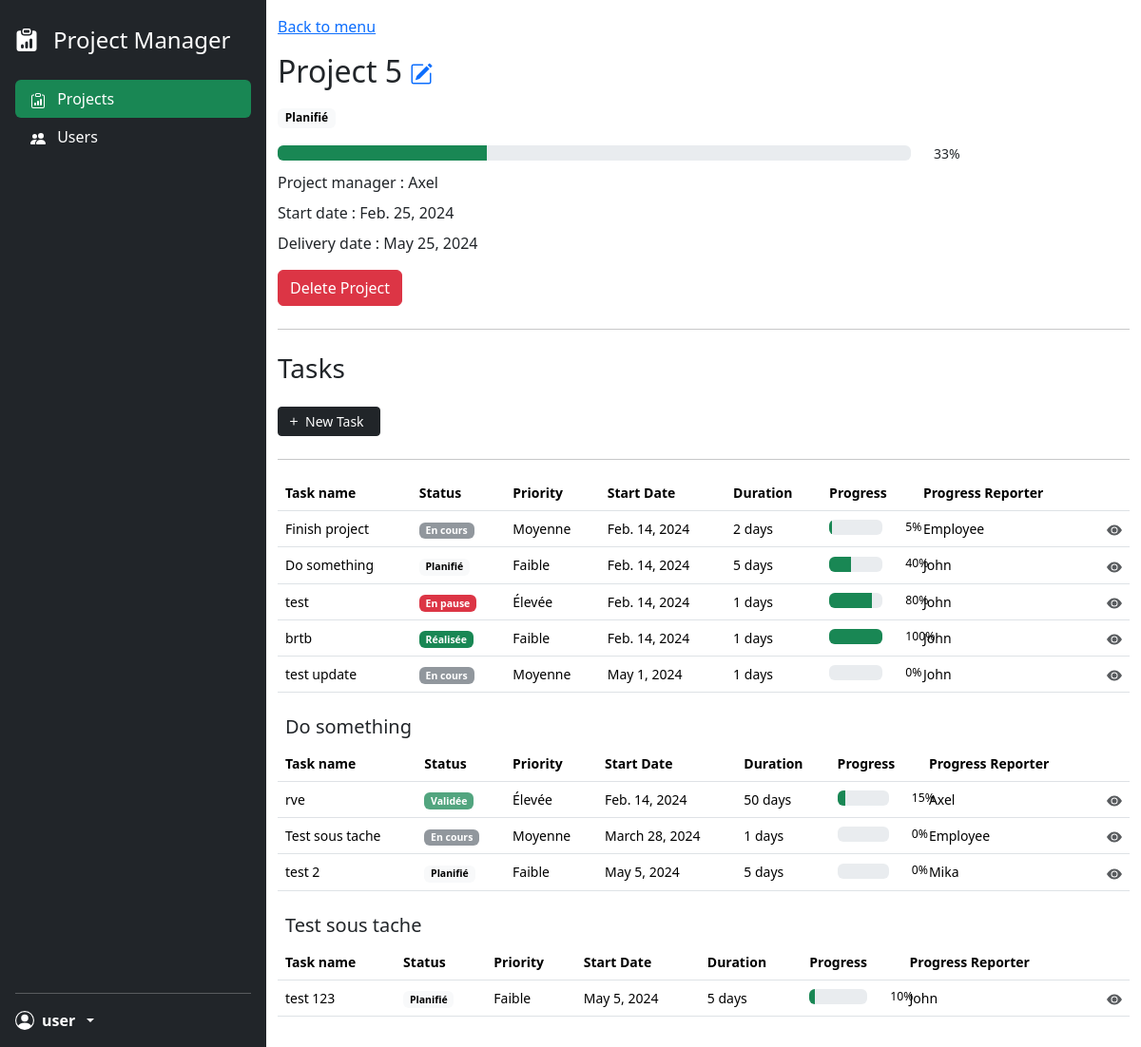
Screenshot of /projects/8/ with the database file from the repository.
### project_app/models.py (models this page shows, shortened)
class Project(models.Model):
    STATUS_CHOICES = (
        ('paused', 'En pause'),
        ('planned', 'Planifié'),
        ('pending', 'En cours'),
        ('delivered', 'Livré'),
    )
    project_name = models.CharField(max_length=100)
    start_date = models.DateField(default=timezone.now)
    delivery_date = models.DateField()
    status = models.CharField(max_length=20, choices=STATUS_CHOICES)
    progress_percentage = models.IntegerField(default=0)
    project_manager = models.ForeignKey(User, on_delete=models.CASCADE, related_name='projects_managed')

class User(models.Model):
    ROLE_CHOICES = (
        ('manager', 'Manager'),
        ('employee', 'Employee'),
    )
    username = models.CharField(max_length=100)
    email = models.EmailField(unique=True)
    user_role = models.CharField(max_length=20, choices=ROLE_CHOICES)
    password = models.CharField(max_length=255)
    def __str__(self):
        return self.username

class Task(models.Model):
    STATUS_CHOICES = (
        ('paused', 'En pause'),
        ('planned', 'Planifié'),
        ('ongoing', 'En cours'),
        ('completed', 'Réalisée'),
        ('validated', 'Validée'),
    )
    PRIORITY_CHOICES = (
        ('low', 'Faible'),
        ('medium', 'Moyenne'),
        ('high', 'Élevée'),
    )
    task_name = models.CharField(max_length=100)
    description = models.TextField()
    priority = models.CharField(max_length=20, choices=PRIORITY_CHOICES)
    start_date = models.DateField()
    duration = models.IntegerField()
    status = models.CharField(max_length=20, choices=STATUS_CHOICES)
    completion_percentage = models.IntegerField(default=0)
    project = models.ForeignKey('Project', on_delete=models.CASCADE)
    assigned_to = models.ManyToManyField(User, related_name='assigned_tasks')
    progress_reporter = models.ForeignKey(User, on_delete=models.CASCADE, related_name='progress_reports')
    parent_task = models.ForeignKey('self', on_delete=models.CASCADE, null=True, blank=True, related_name='sub_tasks')
    def __str__(self):
        return self.task_name

### project_app/views.py (the view)
# urls.py: path('projects/<int:project_id>/', views.project_details, name='project_details'),
def project_details(request, project_id):
    project = get_object_or_404(Project, pk=project_id)
    tasks = project.task_set.all().order_by('parent_task_id')  # Ensure tasks are ordered by parent task
    grouped_tasks = {}
    for parent_task, task_group in groupby(tasks, key=lambda x: x.parent_task):
        if parent_task is not None:
            grouped_tasks[parent_task] = list(task_group)
        else:
            grouped_tasks["None"] = list(task_group)
    return render(request, 'project/project_details.html', {'project': project, 'grouped_tasks': grouped_tasks})

### templates/project/project_details.html (shortened to what this page needs)
{% load static %}
<!DOCTYPE html>
<html lang="en">
<head>
    <link href="{% static 'css/style.css' %}" rel="stylesheet">
    <link href="{% static 'css/bootstrap.min.css' %}" rel="stylesheet">
</head>
<body>
<div class="container-fluid">
    <div class="row flex-sm-nowrap">
        <div class="d-flex flex-column flex-shrink-0 p-3 text-bg-dark min-vh-100" style="width: 280px;">
            <a href="/" class="navbar-brand d-flex gap-3 mb-4 mt-2">
                <span class="fs-4">Project Manager</span>
            </a>
            <ul class="nav nav-pills flex-column mb-auto">
                <li class="nav-item">
                    <a href="/" class="nav-link text-white current">
                        Projects
                    </a>
                </li>
                <li>
                    <a href="#" class="nav-link text-white">
                        Users
                    </a>
                </li>
            </ul>
            <hr>
            <div class="dropdown">
                <a href="#" class="d-flex align-items-center gap-2 text-white text-decoration-none dropdown-toggle"
                   data-bs-toggle="dropdown" aria-expanded="false">
                    <svg xmlns="http://www.w3.org/2000/svg" width="1.25rem" fill="currentColor" viewBox="0 0 16 16">
                        <path d="M11 6a3 3 0 1 1-6 0 3 3 0 0 1 6 0"></path>
                        <path fill-rule="evenodd"
                              d="M0 8a8 8 0 1 1 16 0A8 8 0 0 1 0 8m8-7a7 7 0 0 0-5.468 11.37C3.242 11.226 4.805 10 8 10s4.757 1.225 5.468 2.37A7 7 0 0 0 8 1"></path>
                    </svg>
                    <strong>user</strong>
                </a>
            </div>
        </div>
        <div class="col py-3">
            <a href="/">Back to menu</a>
            <h2 class="my-3">
                {{ project.project_name }}
                <span>
                    <a href="{% url 'edit_project' project.id %}">
                    </a>
                </span>
            </h2>
            <div class="mb-3">
                {% if project.status == 'pending' %}
                <span class="badge text-bg-secondary">En attente</span>
                {% elif project.status == 'delivered' %}
                <span class="badge text-bg-success">Livré</span>
                {% elif project.status == 'planned' %}
                <span class="badge text-bg-light">Planifié</span>
                {% elif project.status == 'paused' %}
                <span class="badge text-bg-danger">En pause</span>
                {% endif %}
            </div>
            <div class="row align-items-center">
                <div class="col">
                    <div class="progress" role="progressbar" aria-valuenow="{{ project.progress_percentage }}" aria-valuemin="0" aria-valuemax="100">
                        <div class="progress-bar bg-success" style="width: {{ project.progress_percentage }}%"></div>
                    </div>
                </div>
                <small class="col-3">{{ project.progress_percentage }}%</small>
            </div>
            <p class="my-2">Project manager : {{ project.project_manager }}</p>
            <p class="my-2">Start date : {{ project.start_date }}</p>
            <p class="my-2">Delivery date : {{ project.delivery_date }}</p>
            <form id="deleteProjectForm" method="post" action="{% url 'delete_project' project.id %}">
                <button class="btn btn-danger my-2" type="button" id="deleteProjectButton">Delete Project</button>
            </form>
            <hr>
            <h3 class="mt-4">Tasks</h3>
            <div class="my-4">
                <a class="btn btn-dark btn-sm d-inline-flex" type="button"
                   href="{% url 'add_task_to_project' project.id %}">
                    <svg class="me-1" xmlns="http://www.w3.org/2000/svg" width="16" fill="currentColor"
                         viewBox="0 0 16 16">
                        <path d="M8 4a.5.5 0 0 1 .5.5v3h3a.5.5 0 0 1 0 1h-3v3a.5.5 0 0 1-1 0v-3h-3a.5.5 0 0 1 0-1h3v-3A.5.5 0 0 1 8 4"></path>
                    </svg>
                    <span class="me-2">New Task</span>
                </a>
            </div>
            <hr>
            {% for parent_task, tasks in grouped_tasks.items %}
                {% if parent_task != "None" %}
                    <h5 class="m-2">{{ parent_task }}</h5>
                {% endif %}
                <div class="table-responsive small">
                    <table class="table table-hover">
                        <thead>
                        <tr>
                            <th>Task name</th>
                            <th>Status</th>
                            <th>Priority</th>
                            <th>Start Date</th>
                            <th>Duration</th>
                            <th>Progress</th>
                            <th>Progress Reporter</th>
                            <th></th>
                        </tr>
                        </thead>
                        <tbody>
                        {% for task in tasks %}
                            <tr>
                                <td>{{ task.task_name }}</td>
                                <td>
                                    {% if task.status == 'paused' %}
                                        <span class="badge text-bg-danger">En pause</span>
                                    {% elif task.status == 'planned' %}
                                        <span class="badge text-bg-light">Planifié</span>
                                    {% elif task.status == 'ongoing' %}
                                        <span class="badge text-bg-secondary bg-opacity-75">En cours</span>
                                    {% elif task.status == 'completed' %}
                                        <span class="badge text-bg-success">Réalisée</span>
                                    {% elif task.status == 'validated' %}
                                        <span class="badge text-bg-success bg-opacity-75">Validée</span>
                                    {% endif %}
                                </td>
                                <td>
                                    {% if task.priority == 'low' %}
                                        Faible
                                    {% elif task.priority == 'medium' %}
                                        Moyenne
                                    {% elif task.priority == 'high' %}
                                        Élevée
                                    {% endif %}
                                </td>
                                <td>{{ task.start_date }}</td>
                                <td>{{ task.duration }} days</td>
                                <td>
                                    <div class="row align-items-center">
                                        <div class="col">
                                            <div class="progress" role="progressbar"
                                                 aria-valuenow="{{ task.completion_percentage }}" aria-valuemin="0"
                                                 aria-valuemax="100">
                                                <div class="progress-bar bg-success"
                                                     style="width: {{ task.completion_percentage }}%"></div>
                                            </div>
                                        </div>
                                        <small class="col-3">{{ task.completion_percentage }}%</small>
                                    </div>
                                </td>
                                <td>{{ task.progress_reporter.username }}</td>
                                <td class="text-end">
                                    <a href="{% url 'task_details' task.id %}" class="link-dark opacity-75">
                                        <svg xmlns="http://www.w3.org/2000/svg" width="16" height="16"
                                             fill="currentColor" class="bi bi-info-circle" viewBox="0 0 16 16">
                                            <title>{{ task.task_name }} details</title>
                                            <path d="M10.5 8a2.5 2.5 0 1 1-5 0 2.5 2.5 0 0 1 5 0"></path>
                                            <path d="M0 8s3-5.5 8-5.5S16 8 16 8s-3 5.5-8 5.5S0 8 0 8m8 3.5a3.5 3.5 0 1 0 0-7 3.5 3.5 0 0 0 0 7"></path>
                                        </svg>
                                    </a>
                                </td>
                            </tr>
                        {% endfor %}
                        </tbody>
                    </table>
                </div>
            {% endfor %}
        </div>
    </div>
</div>
</body>
</html>

### project_app/static/css/style.css (style rules this page uses)
.current { background-color: #198754 !important; }

### rows the page displays
Project: project_name "Project 5", progress_percentage "33", project_manager "Axel", start_date "Feb. 25, 2024", delivery_date "May 25, 2024"
Task: task_name "Finish project", status "En cours", priority "Moyenne", start_date "Feb. 14, 2024", duration "2", completion_percentage "5", progress_reporter.username "Employee"
Task: task_name "Do something", status "Planifié", priority "Faible", start_date "Feb. 14, 2024", duration "5", completion_percentage "40", progress_reporter.username "John"
Task: task_name "test", status "En pause", priority "Élevée", start_date "Feb. 14, 2024", duration "1", completion_percentage "80", progress_reporter.username "John"
Task: task_name "brtb", status "Réalisée", priority "Faible", start_date "Feb. 14, 2024", duration "1", completion_percentage "100", progress_reporter.username "John"
Task: task_name "test update", status "En cours", priority "Moyenne", start_date "May 1, 2024", duration "1", completion_percentage "0", progress_reporter.username "John"
Task: task_name "rve", status "Validée", priority "Élevée", start_date "Feb. 14, 2024", duration "50", completion_percentage "15", progress_reporter.username "Axel"
Task: task_name "Test sous tache", status "En cours", priority "Moyenne", start_date "March 28, 2024", duration "1", completion_percentage "0", progress_reporter.username "Employee"
Task: task_name "test 2", status "Planifié", priority "Faible", start_date "May 5, 2024", duration "5", completion_percentage "0", progress_reporter.username "Mika"
Task: task_name "test 123", status "Planifié", priority "Faible", start_date "May 5, 2024", duration "5", completion_percentage "10", progress_reporter.username "John"
